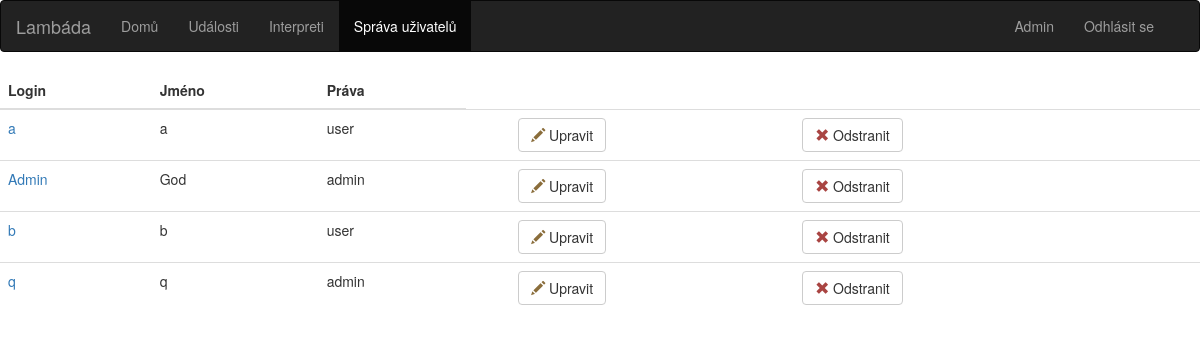
/uzivatele.php (signed in), run on the app's committed database.
### tables this page shows
CREATE TABLE uzivatel (
  login VARCHAR(30) NOT NULL,
  heslo VARCHAR(30) NOT NULL, 
  jmeno VARCHAR(50) NOT NULL,
  mesto VARCHAR(30),
  email VARCHAR(50) NOT NULL,
  tel_cislo VARCHAR(20),
  prava VARCHAR(10) DEFAULT 'user'
);

### uzivatele.php (the view, shortened to what this page needs)
<!DOCTYPE html>
<html>
	<head>
		<link rel="stylesheet" href="https://maxcdn.bootstrapcdn.com/bootstrap/3.3.7/css/bootstrap.min.css">
	</head>
	<body>
		<?php include 'database.php'; ?>
		<nav class="navbar navbar-inverse">
			<div class="container-fluid">
				<div class="navbar-header">
					<a class="navbar-brand" href="index.php">Lambáda</a>
				</div>
				<div class="collapse navbar-collapse" id="myNavbar">
					<ul class="nav navbar-nav">
						<li><a href="index.php">Domů</a></li>
						<li><a href="udalosti.php">Události</a></li>
						<li><a href="interpreti.php">Interpreti</a></li>
						<li class="active"><a href="uzivatele.php" class="<?php if (!isset($_SESSION['admin'])) echo hidden?>">Správa uživatelů</a></li>
					</ul>
					<ul class="nav navbar-nav navbar-right <?php if (!isset($_SESSION['uzivatel'])) echo hidden?>">
						<li><?php if(isset($_SESSION['uzivatel'])) echo "<a href='profil.php?login=" .$_SESSION['uzivatel']. "'>" .$_SESSION['uzivatel']. "</a></li>
						<li><a href='index.php?logout'> Odhlásit se</a>"?></li>
					</ul>
				</div>
			</div>
		</nav>
		<?php
		if (isset($_SESSION['admin'])){
			$sql = "SELECT * FROM uzivatel ORDER BY login";
			$result = $conn->query($sql);
			if ($result->num_rows > 0) { ?>
				<table class='table table-hover'>
					<thead>
						<tr>
							<th>Login</th>
							<th>Jméno</th>
							<th>Práva</th>
						</tr>
					</thead>
				<tbody>
				<? while($row = $result->fetch_assoc()) { ?>
					<tr>
						<td><a href='profil.php?login=<?echo $row["login"]?>' ><?echo $row["login"]?> </a></td>
						<td> <?echo $row["jmeno"] ?></td>
						<td> <?echo $row["prava"] ?></td>
						<td></td>
						<td>
							<form action='profil.php?login=<?echo $row["login"]?>' method='post'><button type='submit' name='edit' value='true' class='btn btn-default'><span class="glyphicon glyphicon-pencil text-warning"></span> Upravit</button></td></form>
						<td>
							<form action='uzivatele.php' method='post'><button type='submit' name='remove' value=<?echo $row["login"]?> class='btn btn-default'><span class='glyphicon glyphicon-remove text-danger'></span> Odstranit</button></form>
						</td>
						<td></td>
						<td></td>
					</tr>
				<? } ?>
					</tbody>
				</table>
			<? } } else { echo "K zobrazeni stránky nemáte dostatečná oprávnění"; }?>

### data on the page
uzivatel: login "a", jmeno "a", prava "user"
uzivatel: login "Admin", jmeno "God", prava "admin"
uzivatel: login "b", jmeno "b", prava "user"
uzivatel: login "q", jmeno "q", prava "admin"

### other printed values
$_SESSION['uzivatel'] "Admin"
